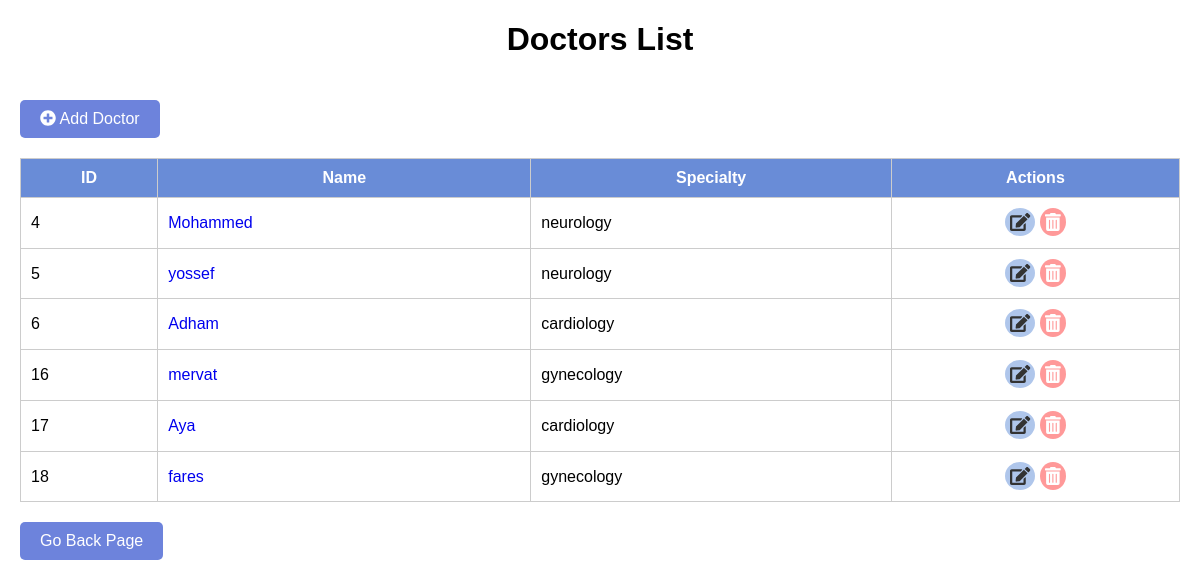
The app's page /doctors/ with its own data.
### hospital_app/models.py (models this page shows, shortened)
class Doctor(models.Model):
    FirstName = models.CharField(max_length=100)
    LastName = models.CharField(max_length=100)
    Gender = models.CharField(max_length=3,choices=[('F',"Female"),('M',"Male")],default='M')
    Specialty = models.CharField( max_length=100,
        choices=[
            ('cardiology', 'Cardiology'),
            ('neurology', 'Neurology'),
            ('pediatrics', 'Pediatrics'),
            ('orthopedics', 'Orthopedics'),
            ('gynecology', 'Gynecology'),
            ('oncology', 'Oncology'),
            ('dermatology', 'Dermatology'),
        ])
    ContactNumber = models.CharField(max_length=20)
    Email = models.EmailField()
    Department = models.ForeignKey(Department, on_delete=models.SET_NULL, null=True)

### hospital_app/views.py (the view)
# urls.py: path('doctors/', list_doctors),
def list_doctors(request):
    data = Doctor.objects.all()
    return render(request, 'list_doctors.html', {'context':data})

### hospital_app/templates/list_doctors.html (shortened to what this page needs)
<!DOCTYPE html>
<html lang="en">
<head>
    <link rel="stylesheet" href="https://cdnjs.cloudflare.com/ajax/libs/font-awesome/5.15.3/css/all.min.css">
</head>
<body>
    <h1>Doctors List</h1>
    <a href="create_doctor">
        <button class="add-doctor-btn">
            <i class="fas fa-plus-circle"></i> Add Doctor
        </button>
    </a>
    <table>
        <thead>
            <tr>
                <th>ID</th>
                <th>Name</th>
                <th>Specialty</th>
                <th>Actions</th>
            </tr>
        </thead>
        <tbody>
            {% for doctor in context %}
            <tr>
                <td>{{ doctor.id }}</td>
                <td><a href="{{doctor.id}}">{{ doctor.FirstName }}</a></td>
                <td>{{ doctor.Specialty }}</td>
                <td class="actions">
                    <a href='{{doctor.id}}/edit_doctor'
                        onclick="return confirm('Are you sure you want to edit this doctor?')">
                        <i class="fas fa-edit edit-btn"></i>
                    </a>
                    <a href='{{doctor.id}}/delete_doctor'
                        onclick="return confirm('Are you sure you want to delete this doctor?')">
                        <i class="fas fa-trash-alt delete-btn"></i>
                    </a>
                </td>
            </tr>
            {% endfor %}
        </tbody>
    </table>
    <button class="go-back-btn" onclick="goBack()">Go Back Page</button>
</body>
</html>

### hospital_app/templates/list_doctors.html (style rules this page uses)
body { font-family: Arial, sans-serif; margin: 20px; }
h1 { text-align: center; }
table { width: 100%; border-collapse: collapse; }
th, td { padding: 10px; border: 1px solid #ccc; }
th { background-color: #698cd7; font-weight: bold; color: white; }
td.actions { text-align: center; }
.edit-btn, .delete-btn { padding: 5px; border-radius: 50%; cursor: pointer; font-size: 18px; }
.add-doctor-btn { background-color: #667ed4; color: white; margin-bottom: 20px; }
.edit-btn { background-color: #afc6eb; color: #333; }
.delete-btn { background-color: #ff9999; color: #fff; }
a { text-decoration: none; }
.add-doctor-btn, .go-back-btn { margin-top: 20px; padding: 10px 20px; background-color: #6d83dc; color: #fff; border: none; border-radius: 5px; cursor: pointer; font-size: 16px; transition: background-color 0.3s ease; }

### records on screen
Doctor: id "4", FirstName "Mohammed", Specialty "neurology"
Doctor: id "5", FirstName "yossef", Specialty "neurology"
Doctor: id "6", FirstName "Adham", Specialty "cardiology"
Doctor: id "16", FirstName "mervat", Specialty "gynecology"
Doctor: id "17", FirstName "Aya", Specialty "cardiology"
Doctor: id "18", FirstName "fares", Specialty "gynecology"
